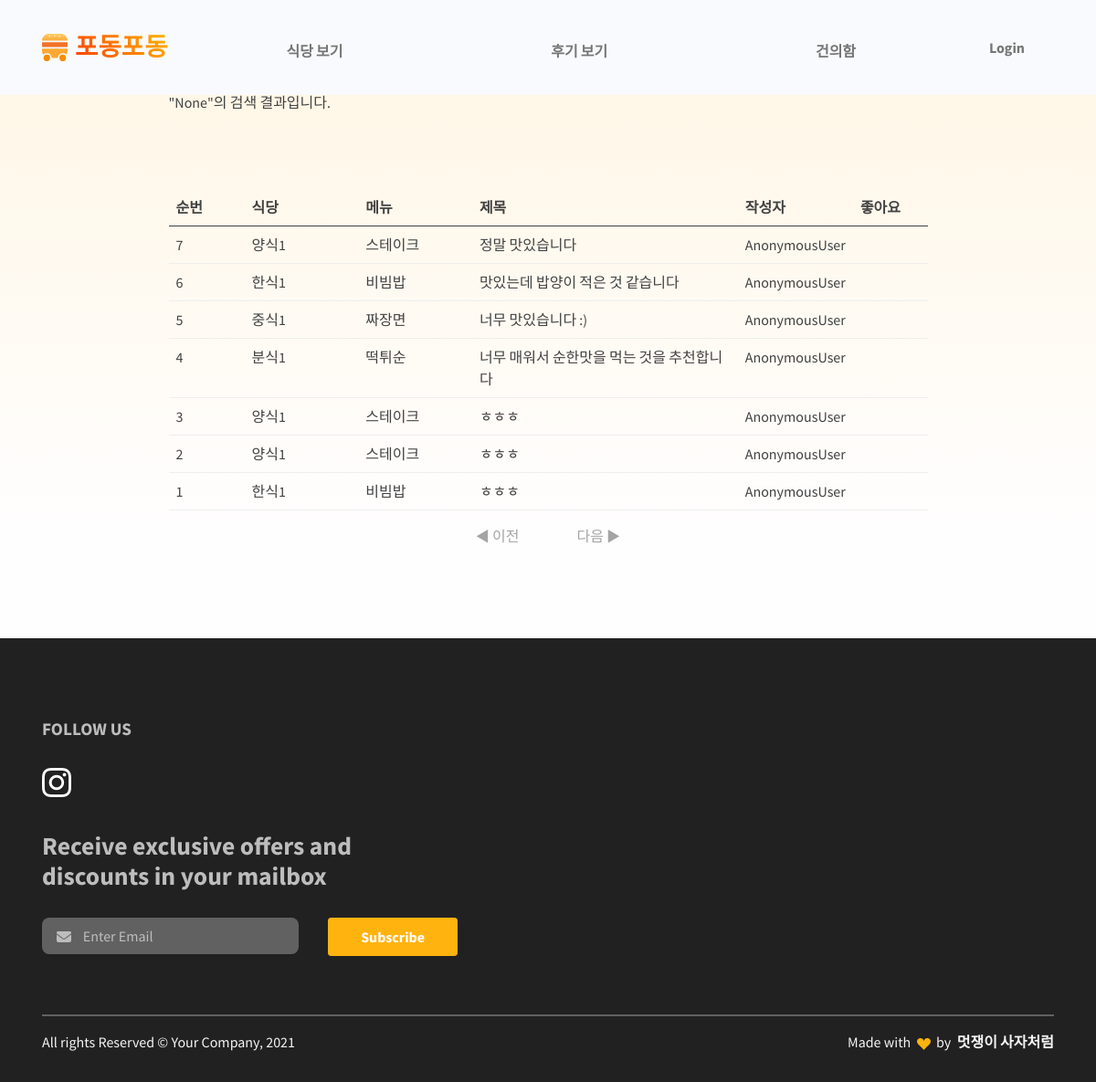
The app's page /review/search/, older data.
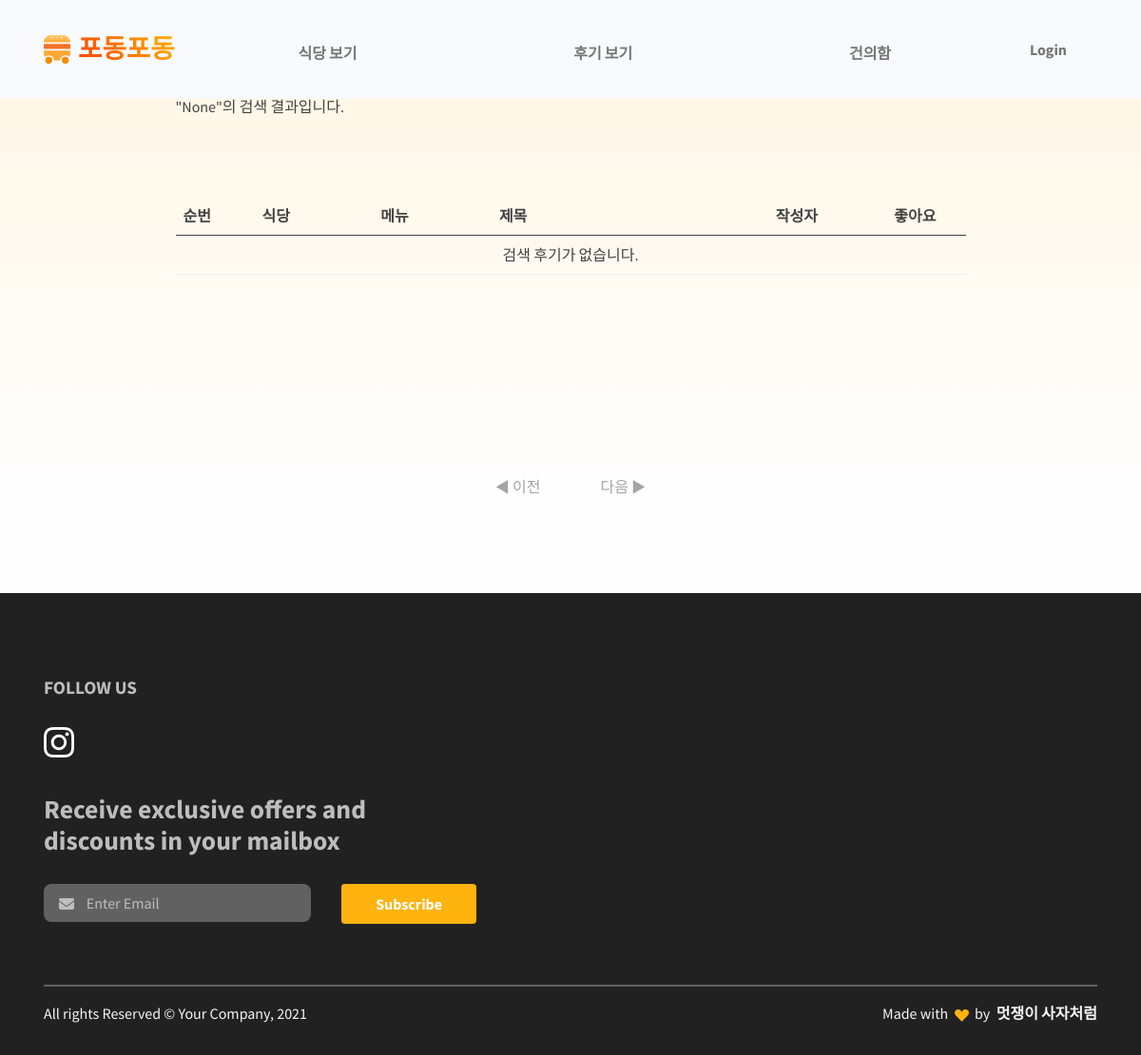
The same page, newer data.
### restaurant/models.py (models this page shows, shortened)
class Comment(models.Model):
    id = models.AutoField(primary_key=True)
    restaurant = models.ForeignKey(Restaurant, on_delete=models.CASCADE)
    menu = models.ForeignKey(FoodMenu, on_delete=models.CASCADE)
    content = models.TextField()
    thumbnail = models.ImageField(upload_to='images/', blank=True)
    created_at = models.DateTimeField(auto_now_add=True)
    like_users = models.ManyToManyField(settings.AUTH_USER_MODEL, blank=True, related_name="like_comments")
    hate_users = models.ManyToManyField(settings.AUTH_USER_MODEL, blank=True, related_name="hate_comments")
    user = models.ForeignKey(settings.AUTH_USER_MODEL, on_delete=models.CASCADE, null=True)

class Restaurant(models.Model):
    id = models.AutoField(primary_key=True)
    category = models.ForeignKey(Category, on_delete=models.CASCADE)
    name = models.CharField(max_length=30)
    location = models.CharField(max_length=100)
    phone_number = models.CharField(max_length=15)
    business_open_hour = models.DateTimeField()
    business_close_hour = models.DateTimeField()
    thumbnail = models.ImageField(upload_to='images/', blank=True)
    follow_users = models.ManyToManyField(settings.AUTH_USER_MODEL, blank=True, related_name="follow_restaurants")

class FoodMenu(models.Model):
    id = models.AutoField(primary_key=True)
    restaurant = models.ForeignKey(Restaurant, on_delete=models.CASCADE)
    name = models.CharField(max_length=20)
    price = models.CharField(max_length=20)
    thumbnail = models.ImageField(upload_to='images/', blank=True)
    def __str__(self):
        return self.name

### review/views.py (the view)
# urls.py: path('search/', views.SearchReview, name="SearchReview")
def SearchReview(request):
    search_key = request.GET.get('search_key')
    reviews = Comment.objects.all()
    category = Category.objects.all()
    if search_key:
        reviews = reviews.filter(Q(content__icontains=search_key)).distinct().order_by('-id')
    paginator = Paginator(reviews, 10)
    page = request.GET.get("page") or 1
    pages = paginator.get_page(page)
    context = {
        'reviews': reviews,
        'category': category,
        'search_key': search_key,
        'pages': pages
    }
    return render(request, "search.html", context)

### review/templates/search.html
{% extends 'base.html' %}
{% load static %}
{% block content %}
<link rel="stylesheet" href="{% static 'css/components/review_search.css' %}">
<section class="py-0 bg-primary-gradient">
    <div class="container">
        <div class="row justify-content-center g-0">
            <div class="col-xl-9">
                <p id="searchkey">"{{ search_key }}"의 검색 결과입니다.</p>
                <table class="table">
                    <thead>
                        <tr class="thead">
                            <th width=10%>순번</th>
                            <th width=15%>식당</th>
                            <th width=15%>메뉴</th>
                            <th width=35%>제목</th>
                            <th width=15%>작성자</th>
                            <th>좋아요</th>
                        </tr>
                    </thead>
                    <tbody>
                    {% if reviews %}
                        {% for review in reviews %}
                            <tr onclick="location.href='{% url 'restaurant:restaurant_detail' review.restaurant.id %}'">
                                <td>{{ forloop.revcounter }}</td>
                                <td>{{review.restaurant.name}}</td>
                                <td>{{review.menu}}</td>
                                <td>{{review.content}}</td>
                                <td>{{user}}</td>
                                <td></td>
                            </tr>
                        {% endfor %}
                    {% else %}
                        <tr>
                            <td colspan="6" rowspan="3" style="text-align: center;">검색 후기가 없습니다.</td>
                        </tr>
                    {% endif %}
                    </tbody>
                </table>
            </div>
        </div>
    </div>
</section>
<div class="page middle">
    {% if pages.has_previous %}
    <a href="?page={{pages.previous_page_number}}" class="page_click active">◀ 이전</a>
    {% else %}
    <a class="page_click nonactive">◀ 이전</a>
    {% endif %}
    {% if pages.has_next %}
    <a href="?page={{pages.next_page_number}}" class="page_click active">다음 ▶</a>
    {% else %}
    <a class="page_click nonactive">다음 ▶</a>
    {% endif %}
</div>
{% endblock %}

Row changes from the older to the newer data that the page shows:
removed Comment: restaurant.name "양식1", menu "스테이크", content "정말 맛있습니다", user "AnonymousUser"
removed Comment: restaurant.name "한식1", menu "비빔밥", content "맛있는데 밥양이 적은 것 같습니다", user "AnonymousUser"
removed Comment: restaurant.name "중식1", menu "짜장면", content "너무 맛있습니다 :)", user "AnonymousUser"
removed Comment: restaurant.name "분식1", menu "떡튀순", content "너무 매워서 순한맛을 먹는 것을 추천합니다", user "AnonymousUser"
removed Comment: restaurant.name "양식1", menu "스테이크", content "ㅎㅎㅎ", user "AnonymousUser"
removed Comment: restaurant.name "양식1", menu "스테이크", content "ㅎㅎㅎ", user "AnonymousUser"
removed Comment: restaurant.name "한식1", menu "비빔밥", content "ㅎㅎㅎ", user "AnonymousUser"
Text that changed along with them:
text now shown: "검색 후기가 없습니다."
